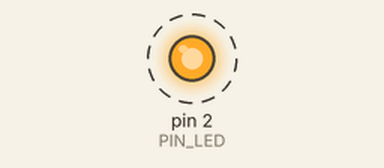
Recording of a sketch running on a simulated Arduino Uno, built with avr-gcc and run on an emulated ATmega328P. Shown: output pins drawn as LEDs (lit = HIGH). Dashed ring = blinking.

Above: at 0.5 s.
Timing chart, 0 to 4.6 s (numbered marks = the images above):
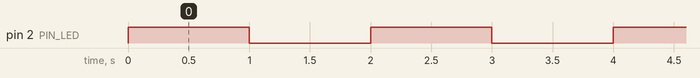

Measured:
- by itself, pin 2 (PIN_LED): alternates HIGH for 1.0 s and LOW for 1.0 s

The sketch:

2.7_BlinkDefine.ino
```cpp
// Blink Code using #define by ThinkLab

#define PIN_LED 2
#define DELAY_TIME 1000

void setup() {
  pinMode(PIN_LED, OUTPUT);
}

void loop() {
  digitalWrite(PIN_LED, HIGH);
  delay(DELAY_TIME);
  digitalWrite(PIN_LED, LOW);
  delay(DELAY_TIME);
}
```
